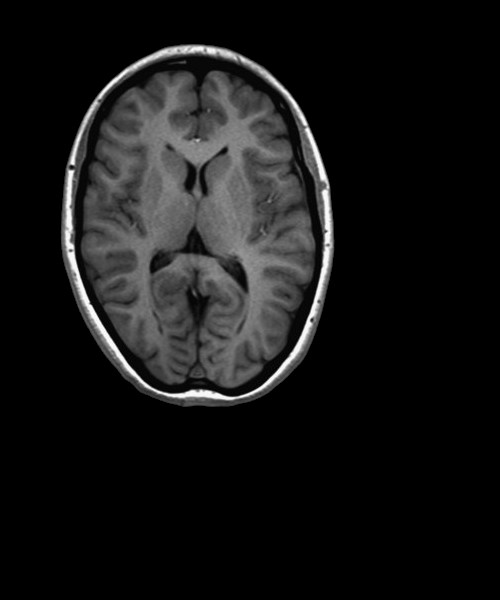
#> input picture Practicums/Practicum4/img1.jpg, 500 x 600 px
$ python Task1.py
#> lines starting #> are read from the running program, lines starting #| are printed output that depends on the picture
import numpy as np
import matplotlib
matplotlib.use("Agg")
from skimage.transform import AffineTransform, warp

def warping_affine(T, image):

    tform = AffineTransform(matrix=T)
    warped = warp(image, tform.inverse, output_shape=image.shape)
    return warped

def build_affine_matrix(scale=1.0, tx=0, ty=0, rotation_deg=0):

    theta = np.deg2rad(rotation_deg)
    c, s = np.cos(theta), np.sin(theta)
    T = np.array([
        [scale * c, -scale *s, tx],
        [scale * s,  scale * c, ty],
        [0, 0, 1]
    ])
    return T


if __name__ == "__main__":
    import matplotlib.pyplot as plt
    from skimage.io import imread

    img1 = imread("img1.jpg", as_gray=True)
#> img1 is the input picture: shape (600, 500); min 0, max 255, mean 22.2

    T_scale = build_affine_matrix(scale=0.5)
    T_translate = build_affine_matrix(tx=50, ty=100)
    T_rotate = build_affine_matrix(rotation_deg=30)

    warped_imgs = [
        img1,
        warping_affine(T_scale, img1),
        warping_affine(T_translate, img1),
        warping_affine(T_rotate, img1)
    ]
#> in warping_affine, `warped = warp(image, tform.inverse, output_shape=image.shape)`:
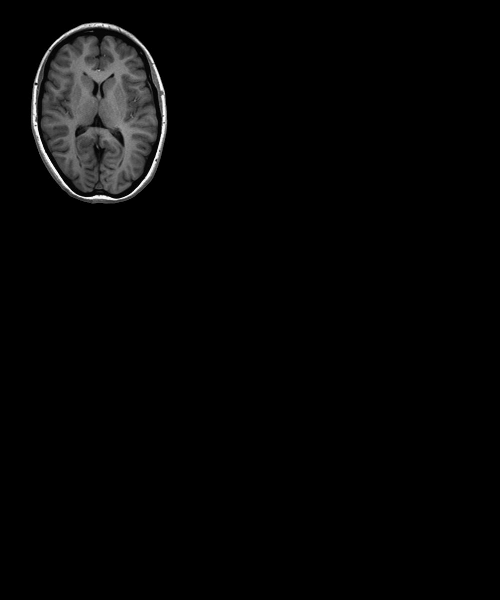
#> warped: shape (600, 500) float64; min 0, max 1, mean 0.0218
#> in warping_affine (call 2), `warped = warp(image, tform.inverse, output_shape=image.shape)`:
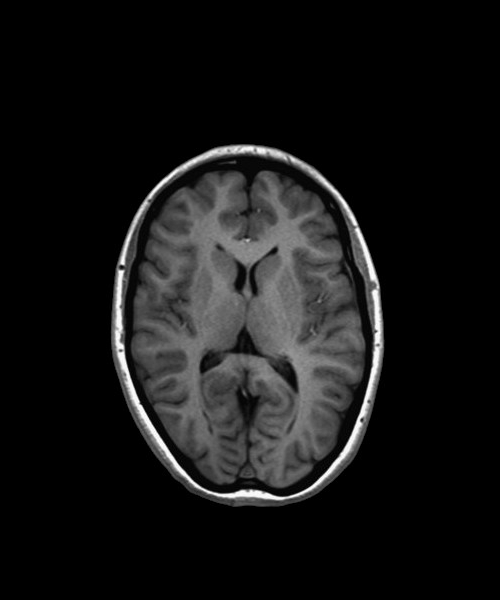
#> warped: shape (600, 500) float64; min 0, max 1, mean 0.0872
#> in warping_affine (call 3), `warped = warp(image, tform.inverse, output_shape=image.shape)`:
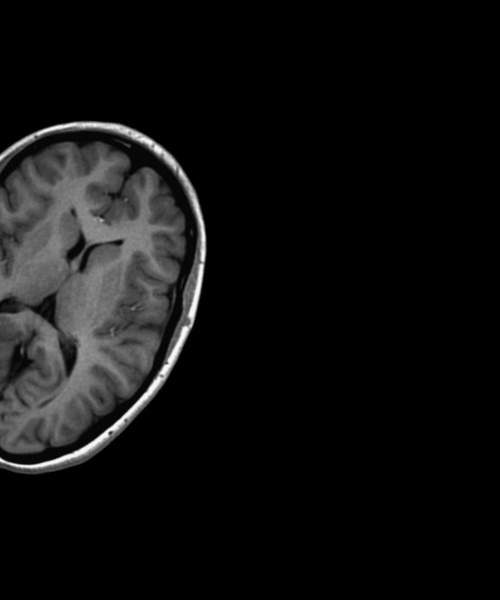
#> warped: shape (600, 500) float64; min 0, max 0.995, mean 0.0658

    titles = ['Original', 'Scale 50%', 'Translate (50,100)', 'Rotate 30°']
    plt.figure(figsize=(10, 8))
    for i, (img, title) in enumerate(zip(warped_imgs, titles)):
        plt.subplot(2, 2, i+1)
        plt.imshow(img, cmap='gray')
        plt.title(title)
        plt.axis('off')
#> this loop made 4 passes
#> title on passes 1 to 4: 'Original', 'Scale 50%', 'Translate (50,100)', 'Rotate 30°'
    plt.tight_layout()
    plt.savefig("task1.png", dpi=150)
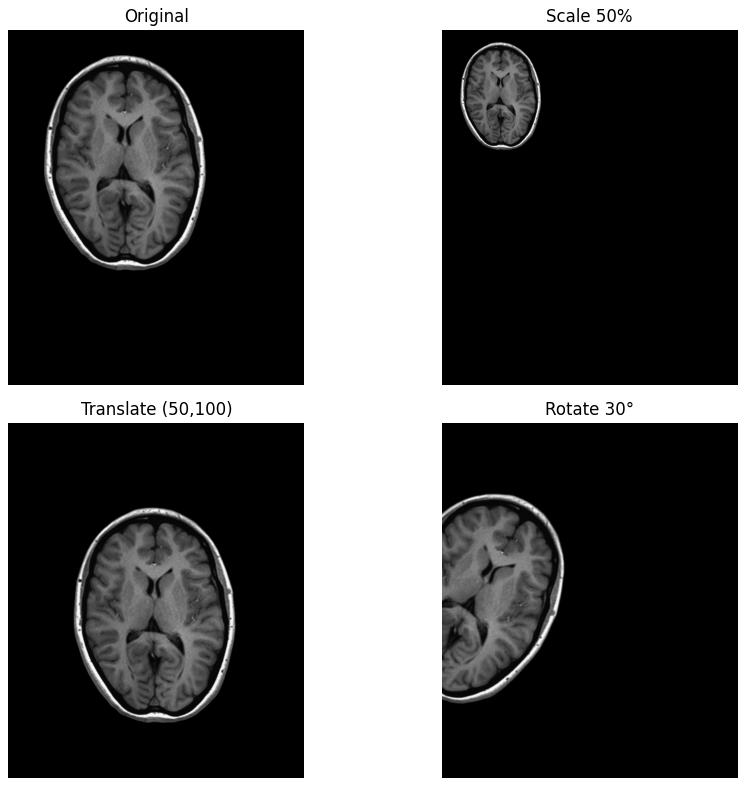
#> figure drawn by matplotlib, 4 panels

$ run again, with Practicums/Practicum4/img2.jpg copied over Practicums/Practicum4/img1.jpg
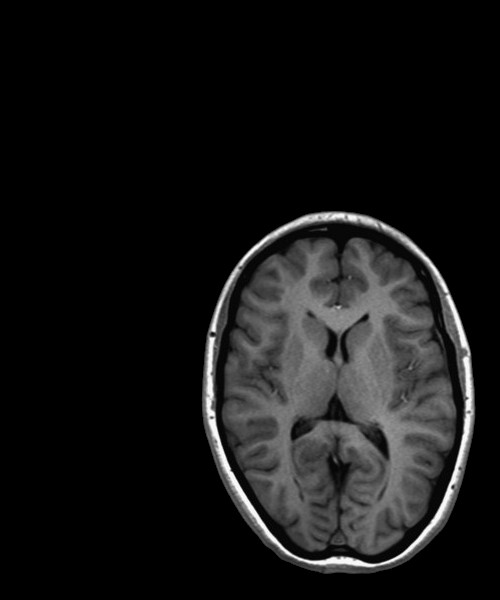
#> input picture Practicums/Practicum4/img2.jpg, 500 x 600 px
#> img1 is the input picture: shape (600, 500); min 0, max 255, mean 22.2
#> in warping_affine (call 3), `warped = warp(image, tform.inverse, output_shape=image.shape)`:
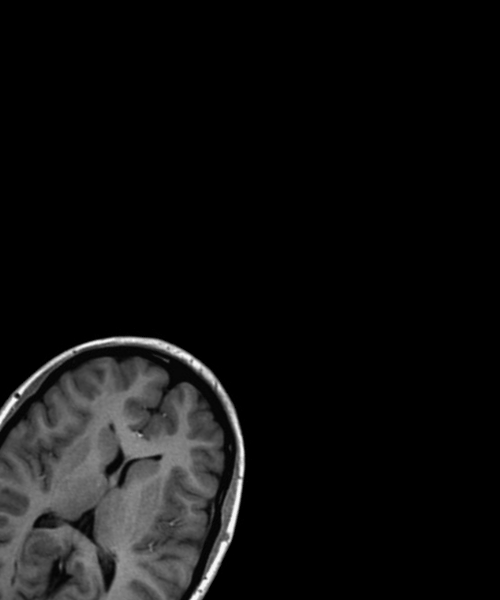
#> warped: shape (600, 500) float64; min 0, max 0.992, mean 0.0627
#> the loop `for i, (img, title) in enumerate(zip(warped_imgs, titles)):` made 4 passes
#> title on passes 1 to 4: 'Original', 'Scale 50%', 'Translate (50,100)', 'Rotate 30°'
#> `plt.savefig("task1.png", dpi=150)`:
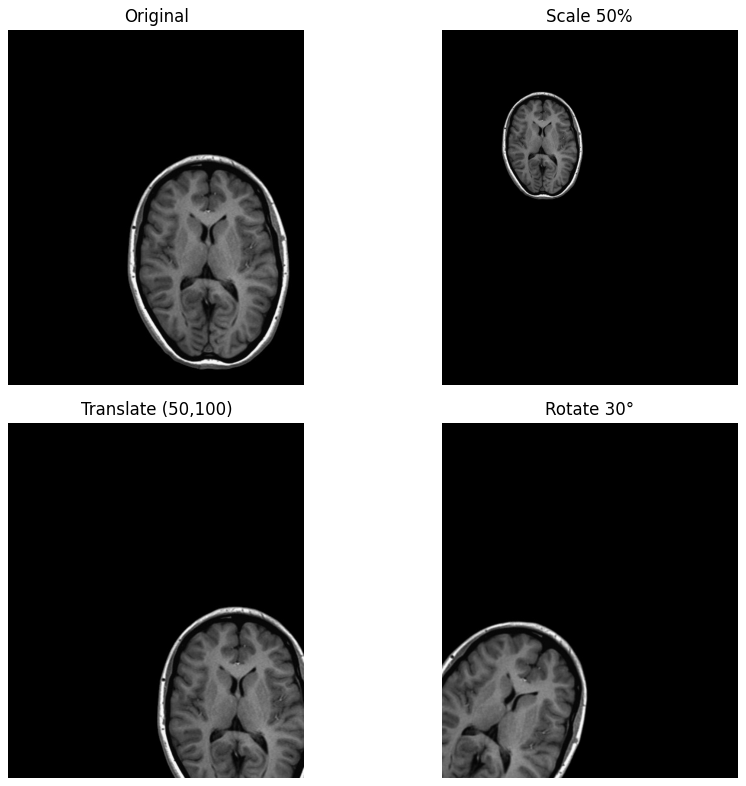
#> figure drawn by matplotlib, 4 panels

$ run again, with Practicums/Practicum4/img3.jpg copied over Practicums/Practicum4/img1.jpg
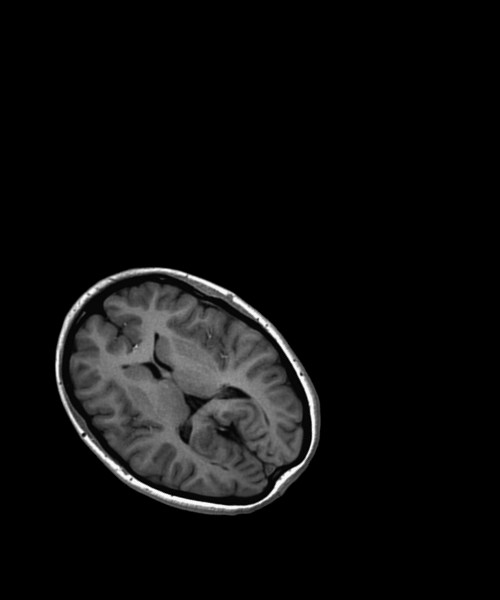
#> input picture Practicums/Practicum4/img3.jpg, 500 x 600 px
#> img1 is the input picture: shape (600, 500); min 0, max 255, mean 13.9
#> in warping_affine (call 3), `warped = warp(image, tform.inverse, output_shape=image.shape)`:
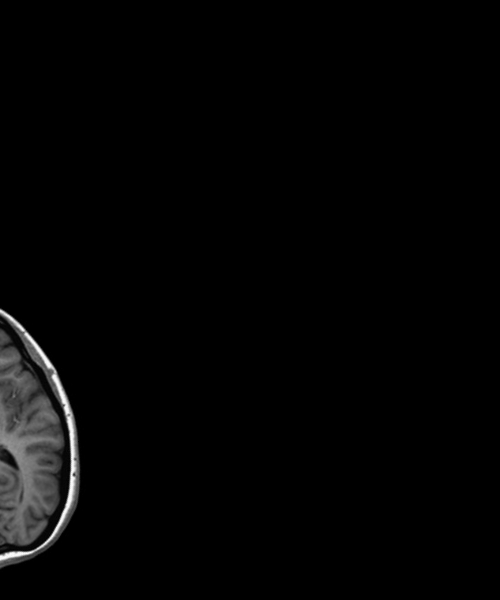
#> warped: shape (600, 500) float64; min 0, max 0.998, mean 0.0175
#> the loop `for i, (img, title) in enumerate(zip(warped_imgs, titles)):` made 4 passes
#> title on passes 1 to 4: 'Original', 'Scale 50%', 'Translate (50,100)', 'Rotate 30°'
#> `plt.savefig("task1.png", dpi=150)`:
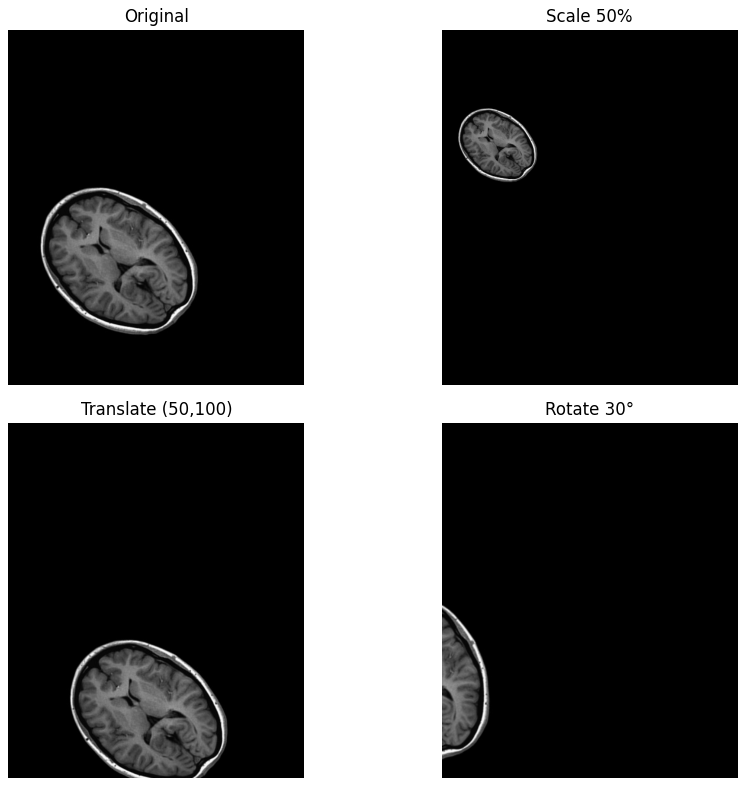
#> figure drawn by matplotlib, 4 panels
